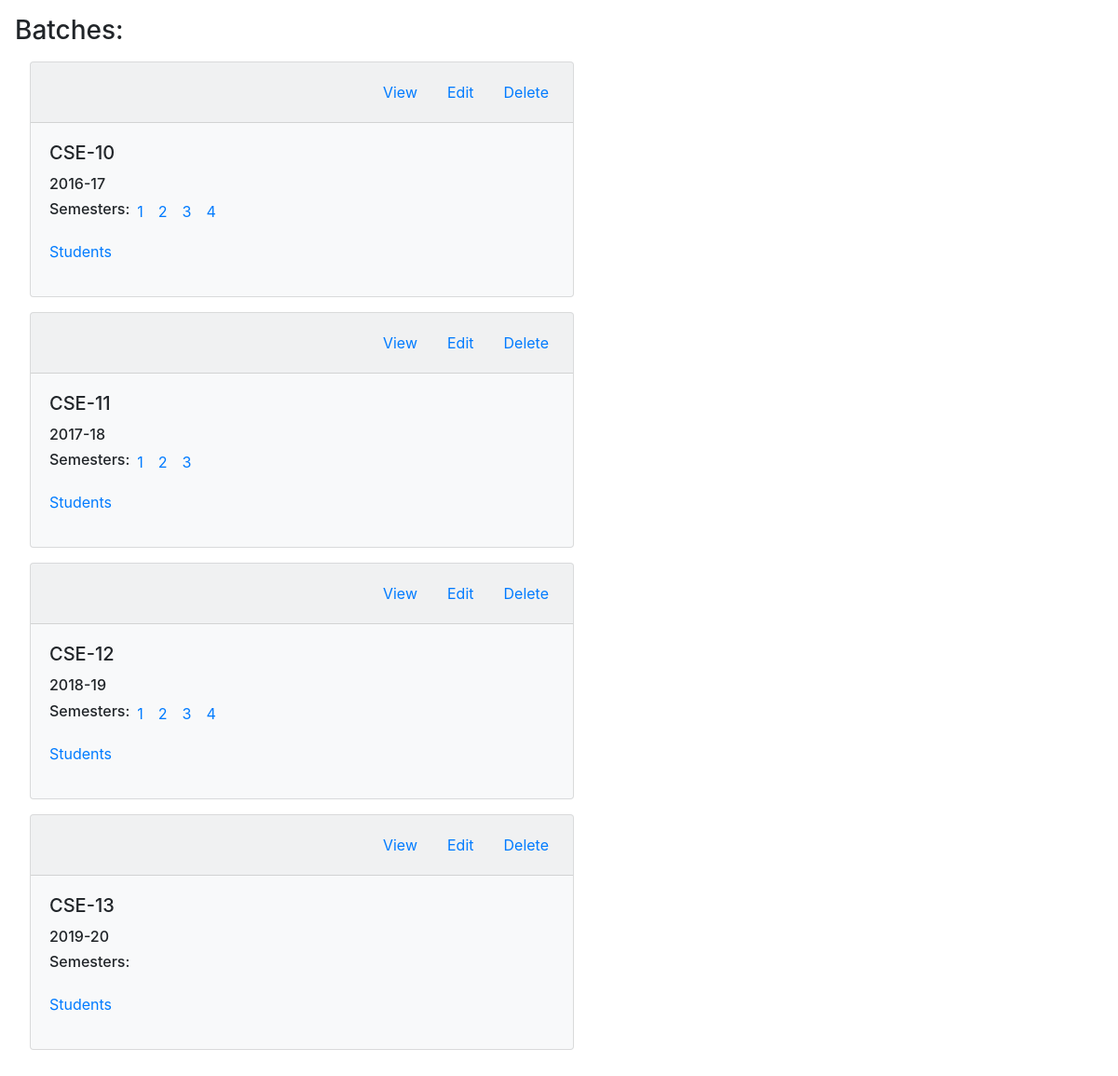
/main/, run on the app's committed database.
### main/models.py (models this page shows)
class Batch(models.Model):
    id = models.AutoField
    batch_id = models.CharField(max_length=18, default="") # It shall be removed later, all the work will be modified accrodingly
    batch_no = models.CharField(max_length=6, default="")
    session = models.CharField(max_length=8, default="")

class Semester(models.Model):
    id = models.AutoField
    batch_no = models.CharField(max_length=8, default="")
    semester_no = models.IntegerField(default=None)

### main/views.py (the view, shortened to what this page needs)
# urls.py: path('', views.index, name="index"),
def index(request):
    batches = Batch.objects.all()
    all_batches = list()
    for batch in batches:
        new_dict = dict()
        semester_list = Semester.objects.filter(batch_no=batch.batch_no)
        new_list = list()
        for semester in semester_list:
            new_list.append(semester)
        new_dict['batch_id'] = batch.batch_id
        new_dict['batch_no'] = batch.batch_no
        new_dict['session'] = batch.session
        new_dict['semesters'] = new_list
        all_batches.append(new_dict)
    return render(request, 'main/index.html', {'all_batches' : all_batches})

### main/templates/main/index.html (shortened to what this page needs)
{% extends 'main/base.html' %}
{% block body %}
<section class="batch-list p-3">
    <h3>Batches: </h3>
    {% for batch in all_batches %}
    <div class="card bg-light w-50 m-3">
        <div class="card-header">
            <ul class="nav nav-pills justify-content-end card-header-pills">
                <li class="nav-item">
                    <a class="nav-link" href="#">View</a>
                </li>
                <li class="nav-item">
                    <a class="nav-link" href="#">Edit</a>
                </li>
                <li class="nav-item">
                    <a class="nav-link">Delete</a>
                </li>
            </ul>
        </div>
        <div class="card-body">
            <h5 class="card-title">{{batch.batch_no}}</h5>
            <h6 class="card-text">{{batch.session}}</h6>
            <ul class="list-unstyled d-flex">
                <h6>Semesters: </h6>
                {% for semester in batch.semesters %}
                    {% if semester.batch_no == batch.batch_no  %}
                        <li class="mx-2">
                            <a href="semester_view/{{semester.batch_no}}/{{semester.semester_no}}">{{semester.semester_no}}</a>
                        </li>
                    {% endif %}
                {% endfor %}
            </ul>
            <p><a href="students_view/{{batch.batch_no}}">Students</a></p>
        </div>
    </div>
    {% endfor %}
</section>
{% endblock %}

### data on the page
Batch: batch_no "CSE-10", session "2016-17"
Semester: semester_no "1"
Semester: semester_no "2"
Semester: semester_no "3"
Semester: semester_no "4"
Batch: batch_no "CSE-11", session "2017-18"
Semester: semester_no "1"
Semester: semester_no "2"
Semester: semester_no "3"
Batch: batch_no "CSE-12", session "2018-19"
Semester: semester_no "1"
Semester: semester_no "2"
Semester: semester_no "3"
Semester: semester_no "4"
Batch: batch_no "CSE-13", session "2019-20"
